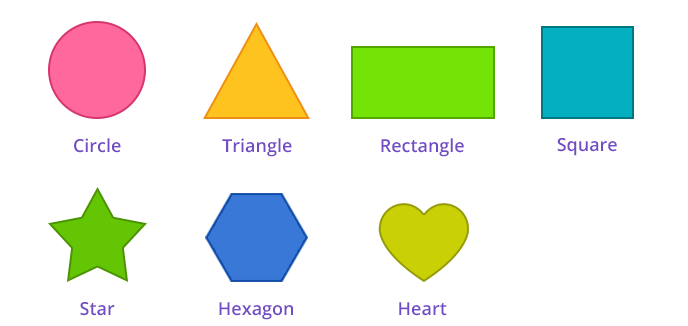
#> input picture shape.png, 688 x 326 px
$ python detection.py
#> lines starting #> are read from the running program, lines starting #| are printed output that depends on the picture; after the words box and inside, x2 and y2 are one past the last pixel; in counts of white or black regions, pixels touching at a corner belong together
import cv2
import numpy as np

def gcontours(img):
    contours, hierarcy= cv2.findContours(img,cv2.RETR_EXTERNAL,cv2.CHAIN_APPROX_NONE)

    for cnt in contours:
        #area=cv2.contourArea(cnt)
        cv2.drawContours(imgc,cnt,-1,(255,0,0),1)
        cv2.imshow("cont",imgc)


#reading images
img=cv2.imread('shape.png',1)
#> img is the input picture: shape (326, 688, 3); mean B, G, R 219.8, 235.4, 226.8
imgc=img.copy()


imgB=cv2.GaussianBlur(img,(11,11),0)
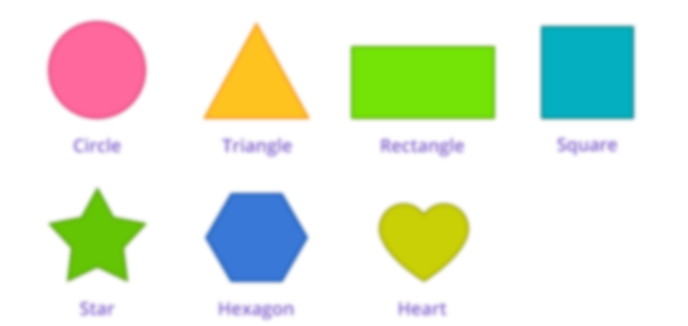
#> imgB: shape (326, 688, 3); mean B, G, R 219.8, 235.4, 226.8

imgcanny=cv2.Canny(imgB,50,50)
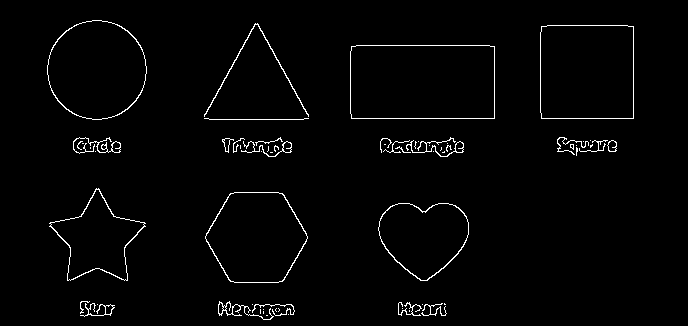
#> imgcanny: shape (326, 688); 2% white in thin lines or dots, all inside (x1, y1, x2, y2) = (47, 20, 634, 320)

gcontours(imgcanny)
#> in gcontours, `contours, hierarcy= cv2.findContours(img,cv2.RETR_EXTERNAL,cv2.CHAIN_A..`: contours = 63 contours, 46 with area under 20; largest, box (x1, y1, x2, y2) and area: (350, 45, 495, 119) 10493, (540, 25, 634, 119) 8626, (47, 20, 147, 120) 7684, (205, 192, 308, 283) 6988, (378, 203, 469, 281) 5032
#> the loop in gcontours, `for cnt in contours:` made 63 passes
#> cnt on passes 1, 2, 3, 4, 5, 7, 10, 12, 13, 14, 23, 25: [[266, 315], [267, 315]], [[288, 314]], [[263, 311], [263, 312], [263, 313], [263, 312]], [[409, 310], [409, 311]], [[263, 309]], [[402, 308]], [[422, 304]], [[252, 304]], [[97, 304]], [[444, 303], [444, 304], [445, 304]], [[270, 152], [271, 152], [272, 152], [271, 152]], [[433, 151]]
#> after the loop in gcontours, `for cnt in contours:`:
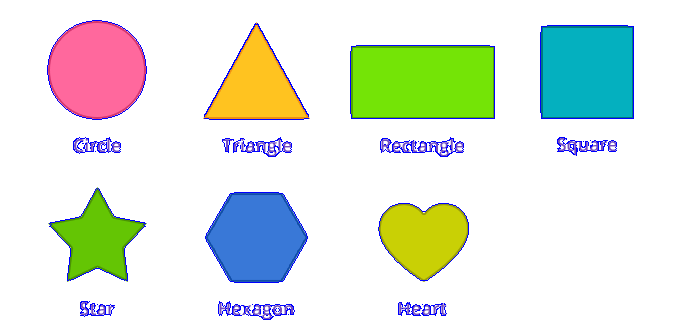
#> imgc: shape (326, 688, 3); 1.77% of pixels changed, all inside (x1, y1, x2, y2) = (47, 20, 634, 320)


#cv2.imshow('CANNY',imgcanny)


# responsive keys to shut windows
key=cv2.waitKey(0)
#> (key Esc is pressed here)
if key==27:
    cv2.destroyAllWindows()
elif key==ord('s'):
    cv2.imwrite('copy.png',img)
    cv2.destroyAllWindows()
